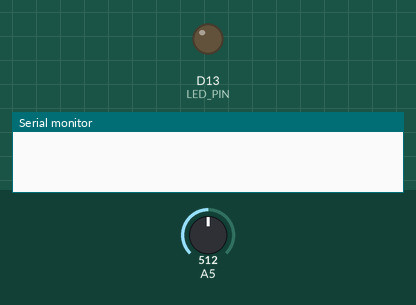
A sketch run on a simulated Arduino Uno R4 WiFi. Shown: output pins drawn as LEDs (lit = HIGH), the last lines printed to the serial monitor. The inputs (shaded band) are chosen by the test bench; at power-on: A5 = 512. WiFi joins after 1.5 s; servers stay silent unless stated; web services answer with replies made up by the test bench.

Above: at 0.1 s.
At 1.8 s:
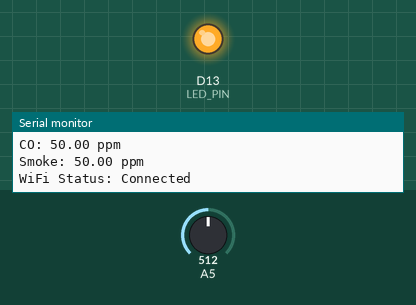
Timing chart, 0 to 3.3 s (numbered marks = the images above):
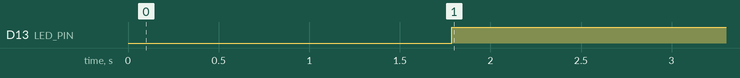

The sketch:

SmokeDetector.ino
```cpp
#include <WiFiS3.h>  // ไลบรารี WiFi สำหรับ Arduino UNO R4 WiFi
#include <WiFiSSLClient.h>  // สำหรับการเชื่อมต่อ HTTPS

// WiFi credentials
const char* ssid = "panpanpopular";
const char* password = "panpanpopular";

// LINE Notify Token
const char* lineToken = "bM9ewRHfVX1Rncg32CwyFCZ8WrSgC2AYa3XbshP8E1Q";

// กำหนดพินของเซ็นเซอร์และค่าที่ใช้ในโค้ด
#define MQ_PIN 5
#define LED_PIN 13  // พินสำหรับ LED (คุณสามารถเปลี่ยนได้ตามต้องการ)

// กำหนดค่าของแก๊สต่างๆ ที่จะตรวจจับ
#define GAS_LPG   0
#define GAS_CO    1
#define GAS_SMOKE 2

// LINE Notify Message
String message;

void setup() {
  Serial.begin(9600);

  // ตั้งค่า LED PIN เป็น OUTPUT
  pinMode(LED_PIN, OUTPUT);
  digitalWrite(LED_PIN, LOW); // ปิดไฟ LED ในตอนเริ่มต้น

  // เชื่อมต่อ WiFi
  WiFi.begin(ssid, password);
  Serial.print("Connecting to WiFi");

  while (WiFi.status() != WL_CONNECTED) {
    Serial.print(".");
    delay(500);
  }

  Serial.println();
  Serial.print("Connected: ");
  Serial.println(WiFi.localIP());
}

void loop() {
  // อ่านค่าจาก MQ2
  float gasLPG = MQGetGasPercentage(MQRead(MQ_PIN), GAS_LPG);
  float gasCO = MQGetGasPercentage(MQRead(MQ_PIN), GAS_CO);
  float gasSmoke = MQGetGasPercentage(MQRead(MQ_PIN), GAS_SMOKE);

  // แสดงค่าจากเซ็นเซอร์และสถานะการเชื่อมต่อ WiFi ทุกๆ 2 วินาที
  Serial.print("LPG: "); Serial.print(gasLPG); Serial.println(" ppm");
  Serial.print("CO: "); Serial.print(gasCO); Serial.println(" ppm");
  Serial.print("Smoke: "); Serial.print(gasSmoke); Serial.println(" ppm");

  // ตรวจสอบสถานะ WiFi
  if (WiFi.status() == WL_CONNECTED) {
    Serial.println("WiFi Status: Connected");
  } else {
    Serial.println("WiFi Status: Disconnected");
  }

  // ตรวจสอบเงื่อนไข: แก๊สหรือควันมากกว่า 5
  if (gasLPG > 5 || gasCO > 5 || gasSmoke > 5) {
    // สร้างข้อความแจ้งเตือน
    message = "แจ้งเตือน! ตรวจพบแก๊สหรือควัน\n";
    message += "LPG: " + String(gasLPG) + " ppm, ";
    message += "CO: " + String(gasCO) + " ppm, ";
    message += "Smoke: " + String(gasSmoke) + " ppm, ";

    // ส่งข้อความแจ้งเตือนไปยัง LINE Notify
    Line_Notify(message);

    // เปิดไฟ LED
    digitalWrite(LED_PIN, HIGH);

    // รอ 30 วินาที (ป้องกันการส่งข้อความถี่เกินไป)
    delay(30000);
  } else {
    // ปิดไฟ LED ถ้าค่าแก๊สไม่เกินค่าที่กำหนด
    digitalWrite(LED_PIN, LOW);
  }

  delay(2000);  // ตรวจสอบทุกๆ 2 วินาที
}

// ฟังก์ชันสำหรับการอ่านค่า MQ2 (ตัวอย่างการจำลอง)
float MQRead(int pin) {
  return analogRead(pin);  // อ่านค่าจาก MQ2 (กรุณาปรับตามการใช้งานจริง)
}

// ฟังก์ชันสำหรับการคำนวณเปอร์เซ็นต์แก๊สจาก MQ2 (ตัวอย่าง)
float MQGetGasPercentage(float value, int gasType) {
  // ตัวอย่างการแปลงค่า (ปรับตามเซ็นเซอร์ที่คุณใช้)
  return value / 1024 * 100;  // แปลงค่าอนาล็อกเป็นเปอร์เซ็นต์
}

// ฟังก์ชันสำหรับส่งข้อความไปยัง LINE Notify
void Line_Notify(String message) {
  WiFiSSLClient client;

  if (!client.connect("notify-api.line.me", 443)) {
    Serial.println("Connection failed");
    return;
  }

  String req = "";
  req += "POST /api/notify HTTP/1.1\r\n";
  req += "Host: notify-api.line.me\r\n";
  req += "Authorization: Bearer " + String(lineToken) + "\r\n";
  req += "Cache-Control: no-cache\r\n";
  req += "User-Agent: Arduino\r\n";
  req += "Connection: close\r\n";
  req += "Content-Type: application/x-www-form-urlencoded\r\n";
  req += "Content-Length: " + String(String("message=" + message).length()) + "\r\n";
  req += "\r\n";
  req += "message=" + message;

  client.print(req);
  delay(20);

  // ตรวจสอบการตอบกลับจาก LINE Notify
  while (client.connected()) {
    String line = client.readStringUntil('\n');
    if (line == "\r") {
      break;
    }
  }
  client.stop();
}
```

Measured:
- by itself, D13 (LED_PIN): LOW → HIGH at 1.8 s
